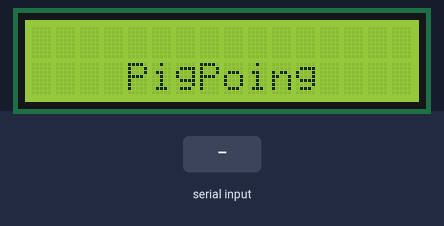
Recording of a sketch running on a simulated Arduino Uno, built with avr-gcc and run on an emulated ATmega328P. Parts: 16×2 character LCD. The test bench sets the inputs (shaded band).

Above: at 1.2 s.
1.3 s: "90,45\n" received over Serial
At 1.9 s:
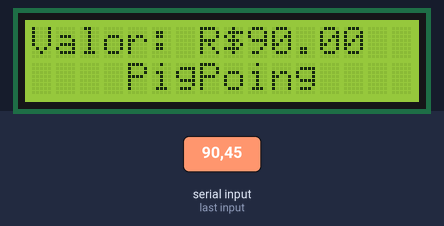
2.8 s: "30,150\n" received over Serial
At 5.0 s:
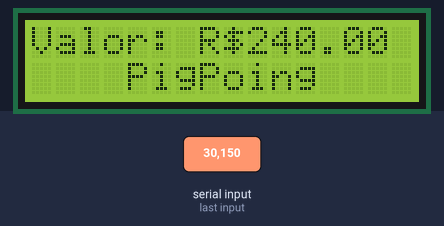
Timing chart, 0 to 6.5 s (numbered marks = the images above; inputs shaded):
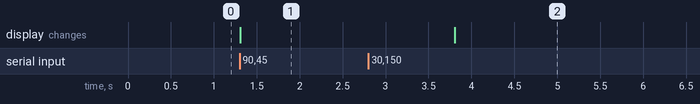

Measured:
- after the input at 1.3 s, the display: changes at once (image 1)
- after the input at 2.8 s, the display: changes after 1.0 s (image 2)

The sketch:

7_segment_ras2.ino
```cpp
//ESCRAVO
#include <LiquidCrystal.h>
float valorTotal;
float valorAtual;

LiquidCrystal LCD(12, 11, 5, 4, 3, 2);
void setup(){
  Serial.begin(9600);
  LCD.begin(16, 2);
  LCD.setCursor(4, 1);
  LCD.print("PigPoing");
}

void loop(){
  LCD.setCursor(0, 0);
  if(Serial.available() > 0){
    valorTotal += Serial.parseFloat();
    valorAtual = Serial.parseFloat();
  	LCD.print("Valor: R$");
    LCD.print(valorTotal);

    if( valorAtual == 99){
      valorTotal = 0;
    }
  }
}
```
